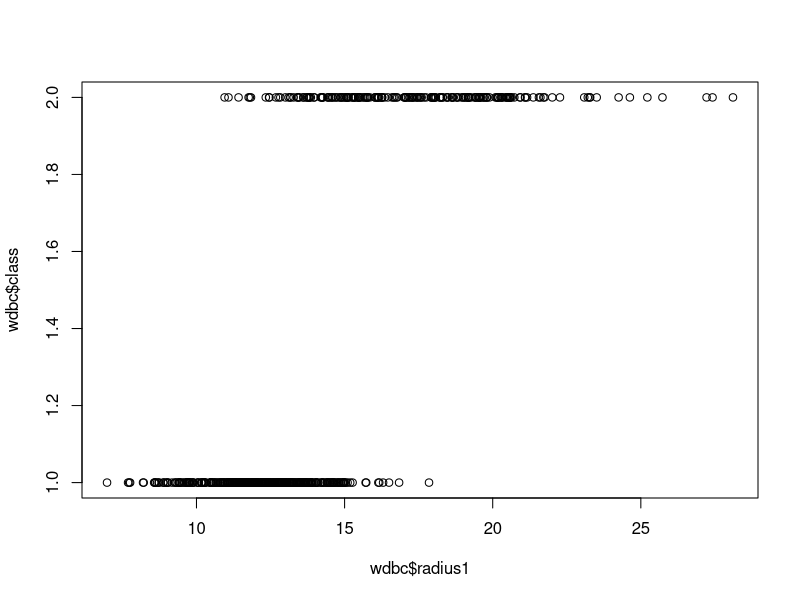
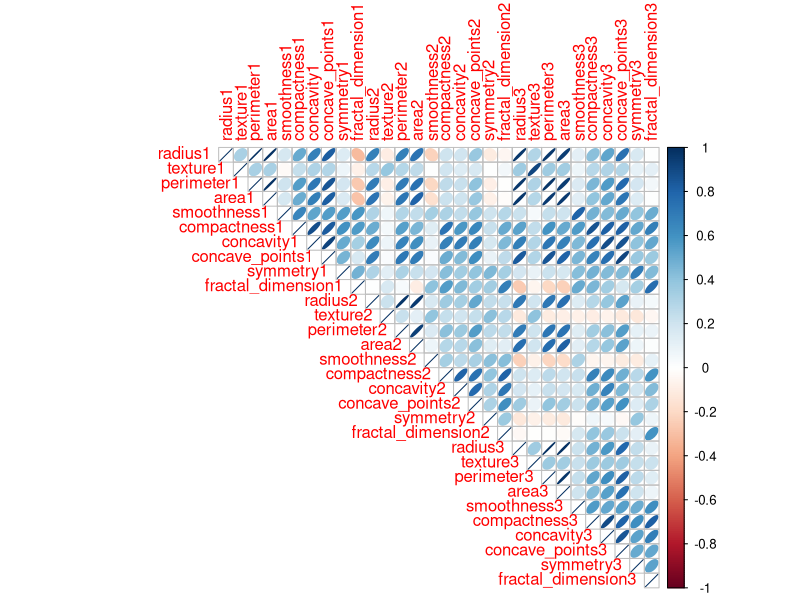
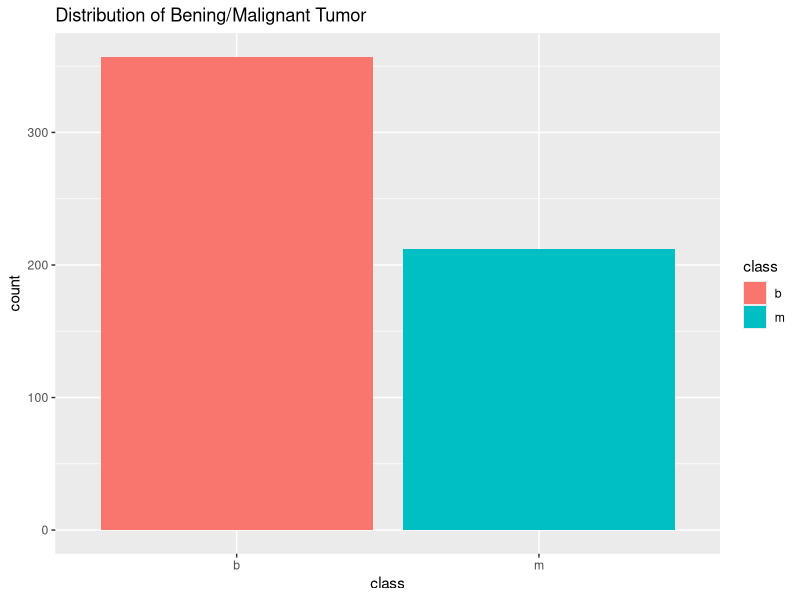
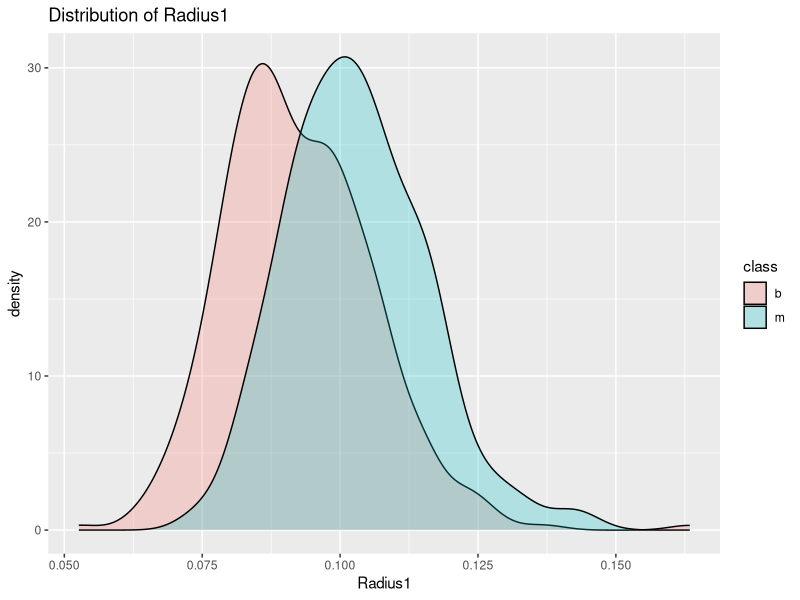

R code for these plots, in order:
# load necessary packages 
library(readr)
library(tibble)
library(corrplot)
library(ggplot2)

# load data
wdbc <- read_csv("wdbc.csv")

# Rename columns
names(wdbc) <- c("radius1", "texture1", "perimeter1", "area1", "smoothness1", "compactness1", "concavity1", "concave_points1", "symmetry1", "fractal_dimension1",
                 "radius2", "texture2", "perimeter2", "area2", "smoothness2", "compactness2", "concavity2", "concave_points2", "symmetry2", "fractal_dimension2",
                 "radius3", "texture3", "perimeter3", "area3", "smoothness3", "compactness3", "concavity3", "concave_points3", "symmetry3", "fractal_dimension3",
                 "class")

# Factorize target variable with in a more intiutive manner (m is malignent, b is benign)
wdbc$class <- factor(wdbc$class, levels = c(1, 2), labels = c("b", "m"))

# Exploratory data analysis
# Checing for NA
any(is.na(wdbc)) # not any NA

# Checing summary statistics
summary(wdbc) 

# Checking structure of the data
str(wdbc) # all explanatory variables are numeric and response variable is binary

# Checking for potential imbalance in response variable
table(wdbc["class"]) # looks like balanced 
prop.table(table(wdbc$class)) # looks like balanced 

# checking for outliers
cooksd <- cooks.distance(glm(class ~ ., 
                             family = "binomial", 
                             data = wdbc))
rownames(wdbc[cooksd > 4*mean(cooksd, na.rm=T), ])
plot(wdbc$radius1, wdbc$class)

# checking for multicollinearity 
correlation <- cor(wdbc[,-c(31)])
mean((correlation > 0.5 | correlation < -0.5))
mean((correlation > 0.7 | correlation < -0.7))
mean((correlation > 0.9 | correlation < -0.9))

# Feature engineering can be considered if the performance of the final model is not satisfactory

# Modelling 
# split data into training and test sets

# Objective is to minimize type 2 error (cost of missing a person with malignant tumor)
# We have a binary classification problem
# 
corrplot(cor(wdbc[,-c(31)]), method = "ellipse", type = "upper") 

ggplot(wdbc, aes(x = class, fill = class)) +
  geom_bar(stat = "count", positin = "dodge") +
  ggtitle("Distribution of Bening/Malignant Tumor")

ggplot(wdbc,aes(x=smoothness1,fill=class))+geom_density(alpha=0.25)+
  xlab(label = "Radius1")+
  ggtitle("Distribution of Radius1")
